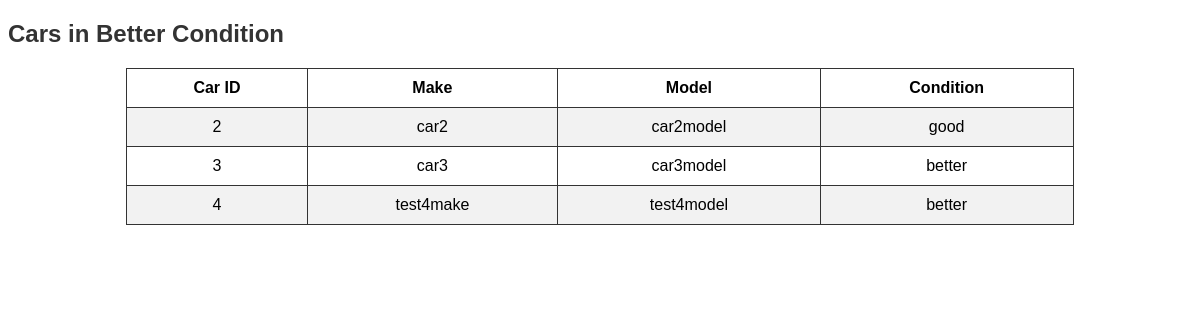
Screenshot of /vehiclerentalmanagementsystem/vehiclerental/allany.php with the database file from the repository.
### tables this page shows
CREATE TABLE `car` (
  `car_id` int(11) NOT NULL,
  `make` varchar(255) NOT NULL,
  `model` varchar(255) NOT NULL,
  `condition` varchar(255) NOT NULL
);

### vehiclerentalmanagementsystem/vehiclerental/allany.php (the view, shortened to what this page needs)
<?php
require_once('config.php');
$sql = "SELECT car_id, make, model, `condition`
        FROM car
        WHERE `condition` > ANY (SELECT `condition` FROM car)";
$result = $conn->query($sql);
?>
<!DOCTYPE html>
<html>
<head>
</head>
<body>
    <h2>Cars in Better Condition</h2>
    <table>
        <tr>
            <th>Car ID</th>
            <th>Make</th>
            <th>Model</th>
            <th>Condition</th>
        </tr>
        <?php
        while ($row = $result->fetch_assoc()) {
            echo "<tr>";
            echo "<td>" . $row["car_id"] . "</td>";
            echo "<td>" . $row["make"] . "</td>";
            echo "<td>" . $row["model"] . "</td>";
            echo "<td>" . $row["condition"] . "</td>";
            echo "</tr>";
        }
        ?>
    </table>
</body>
</html>

### vehiclerentalmanagementsystem/vehiclerental/allany.php (style rules this page uses)
body { font-family: Arial, sans-serif; }
h2 { color: #333; }
table { border-collapse: collapse; width: 80%; margin: 20px auto; }
table, th, td { border: 1px solid #333; }
th, td { padding: 10px; text-align: center; }
tr:nth-child(even) { background-color: #f2f2f2; }

### rows the page displays
car: car_id "2", make "car2", model "car2model", condition "good"
car: car_id "3", make "car3", model "car3model", condition "better"
car: car_id "4", make "test4make", model "test4model", condition "better"
